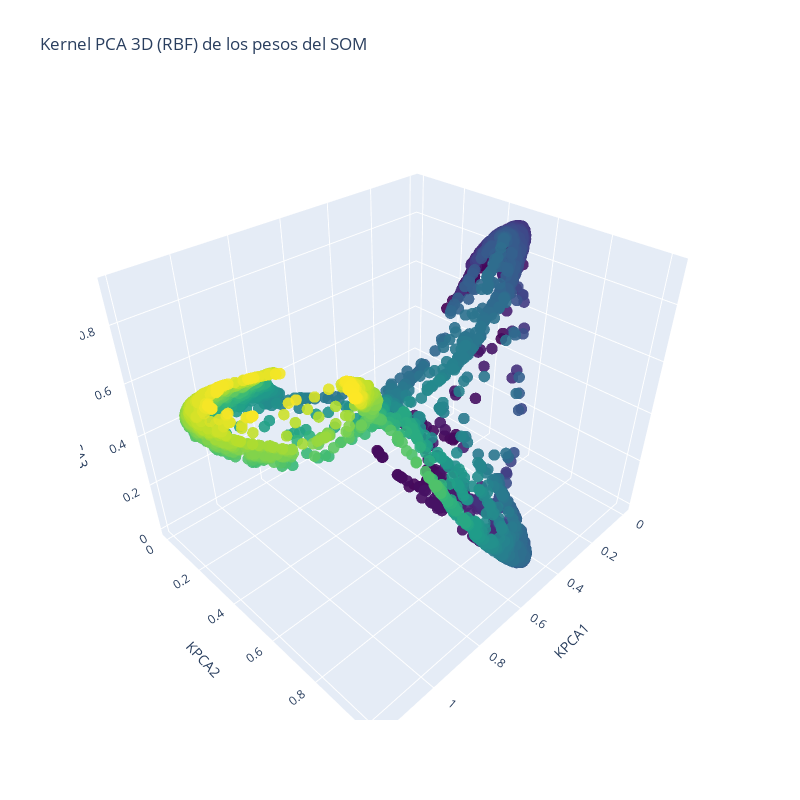

The code cell stored with this chart in its notebook:
### Code cell
from sklearn.decomposition import KernelPCA
import plotly.graph_objects as go

M, N = kohonen.matriz_neuronas.shape[0], kohonen.matriz_neuronas.shape[1]
D = kohonen.matriz_neuronas.shape[2]

# Aplanamos pesos
W = kohonen.matriz_neuronas.reshape(M*N, D)

# --- Kernel PCA NO LINEAL ---
kpca = KernelPCA(
    n_components=3,
    kernel='rbf',          # kernel gaussiano
    gamma=1.0 / D,         # valor típico que anda bien (puede ajustarse)
    fit_inverse_transform=False
)

W_3D = kpca.fit_transform(W)

# Shift para arrancar en 0
W_3D_shift = W_3D - W_3D.min(axis=0)

# Colores por índice
colors = np.linspace(0, 1, M*N)

fig = go.Figure()

fig.add_trace(go.Scatter3d(
    x=W_3D_shift[:,0],
    y=W_3D_shift[:,1],
    z=W_3D_shift[:,2],
    mode='markers',
    marker=dict(
        size=4,
        color=colors,
        colorscale='Viridis',
        opacity=0.9
    )
))

fig.update_layout(
    title="Kernel PCA 3D (RBF) de los pesos del SOM",
    scene=dict(
        xaxis_title='KPCA1',
        yaxis_title='KPCA2',
        zaxis_title='KPCA3'
    ),
    width=800,
    height=800
)

fig.show()

### Figure 1 — Plotly figure (JSON) as saved in the notebook; plotly's stock layout.template omitted (floating-point values rounded to 4 significant figures; data arrays with more than 128 entries replaced by an {"elided": "..."} marker saying what was removed)
{"data": [{"marker": {"color": {"elided": "3600 float values"}, "colorscale": [[0, "#440154"], [0.1111, "#482878"], [0.2222, "#3e4989"], [0.3333, "#31688e"], [0.4444, "#26828e"], [0.5556, "#1f9e89"], [0.6667, "#35b779"], [0.7778, "#6ece58"], [0.8889, "#b5de2b"], [1, "#fde725"]], "opacity": 0.9, "size": 4}, "mode": "markers", "type": "scatter3d", "x": {"elided": "3600 float values"}, "y": {"elided": "3600 float values"}, "z": {"elided": "3600 float values"}}], "layout": {"height": 800, "scene": {"xaxis": {"title": {"text": "KPCA1"}}, "yaxis": {"title": {"text": "KPCA2"}}, "zaxis": {"title": {"text": "KPCA3"}}}, "title": {"text": "Kernel PCA 3D (RBF) de los pesos del SOM"}, "width": 800}}
